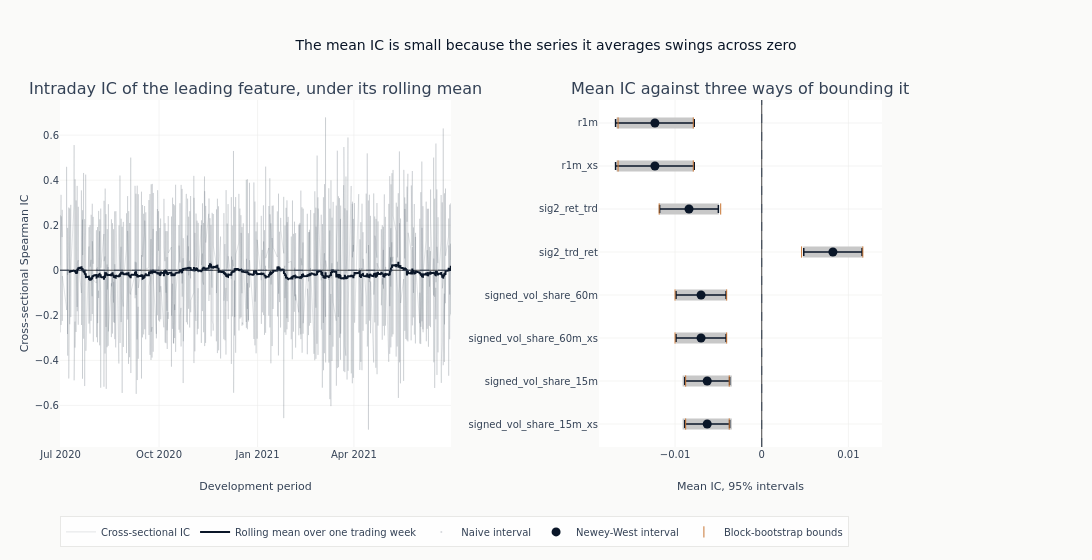

Write notebook code for a chart like this one.
### Code cell
if leader:
    leader_series = ic_timeseries[leader].with_columns(
        pl.col("ic").rolling_mean(IC_ROLLING_WINDOW).alias("rolling")
    )
    interval_features = list(reversed(leaders))
    interval_means = [ic_uncertainty[name]["mean_ic"] for name in interval_features]
    fig = make_subplots(
        rows=1,
        cols=2,
        column_widths=[0.58, 0.42],
        subplot_titles=(
            "Intraday IC of the leading feature, under its rolling mean",
            "Mean IC against three ways of bounding it",
        ),
        horizontal_spacing=0.18,
    )
    _ = fig.add_trace(
        go.Scatter(
            x=leader_series[DATE_COL],
            y=leader_series["ic"],
            mode="lines",
            line={"color": COLORS["neutral"], "width": 0.4},
            opacity=0.35,
            name="Cross-sectional IC",
        ),
        row=1,
        col=1,
    )
    _ = fig.add_trace(
        go.Scatter(
            x=leader_series[DATE_COL],
            y=leader_series["rolling"],
            mode="lines",
            line={"color": COLORS["blue"], "width": 2},
            name="Rolling mean over one trading week",
        ),
        row=1,
        col=1,
    )
    _ = fig.add_hline(
        y=0, line={"color": COLORS["neutral"], "width": 0.8, "dash": "dash"}, row=1, col=1
    )
    _ = fig.add_trace(
        go.Scatter(
            x=interval_means,
            y=interval_features,
            mode="markers",
            marker={"color": COLORS["neutral"], "size": 1, "opacity": 0.0},
            error_x=interval_arms(interval_features, "ci_naive_lower", "ci_naive_upper")
            | {"color": GRAY_FILLS["tertiary"], "thickness": 11, "width": 0},
            name="Naive interval",
        ),
        row=1,
        col=2,
    )
    _ = fig.add_trace(
        go.Scatter(
            x=interval_means,
            y=interval_features,
            mode="markers",
            marker={"color": COLORS["blue"], "size": 9},
            error_x=interval_arms(interval_features, "ci_hac_lower", "ci_hac_upper")
            | {"color": COLORS["blue"], "thickness": 1.5},
            name="Newey-West interval",
        ),
        row=1,
        col=2,
    )
    _ = fig.add_trace(
        go.Scatter(
            x=[ic_uncertainty[name][bound] for name in interval_features for bound in BOOT_BOUNDS],
            y=[name for name in interval_features for _ in BOOT_BOUNDS],
            mode="markers",
            marker={"color": COLORS["copper"], "size": 8, "symbol": "line-ns-open"},
            name="Block-bootstrap bounds",
        ),
        row=1,
        col=2,
    )
    _ = fig.add_vline(
        x=0, line={"color": COLORS["neutral"], "width": 0.8, "dash": "dash"}, row=1, col=2
    )
    fig.update_layout(
        title="The mean IC is small because the series it averages swings across zero",
        height=560,
        width=1150,
        margin={"l": 60, "r": 210},
        legend={"orientation": "h", "y": -0.2},
    )
    fig.update_yaxes(title_text="Cross-sectional Spearman IC", row=1, col=1)
    fig.update_xaxes(title_text="Development period", row=1, col=1)
    fig.update_xaxes(title_text="Mean IC, 95% intervals", row=1, col=2)
    show_plotly_with_alt(
        fig,
        "Two panels: the leading feature's cross-sectional information coefficient plotted through the development period with block-bootstrap bounds around it, and beside it the mean IC of each feature with its 95% interval.",
    )

### Figure 1 — Plotly figure (JSON) as saved in the notebook; plotly's stock layout.template omitted (floating-point values rounded to 4 significant figures; data arrays with more than 128 entries replaced by an {"elided": "..."} marker saying what was removed)
{"data": [{"line": {"color": "#334155", "width": 0.4}, "mode": "lines", "name": "Cross-sectional IC", "opacity": 0.35, "type": "scatter", "x": {"elided": "5255 str values"}, "xaxis": "x", "y": {"elided": "5255 float values"}, "yaxis": "y"}, {"line": {"color": "#0a1628", "width": 2}, "mode": "lines", "name": "Rolling mean over one trading week", "type": "scatter", "x": {"elided": "5255 str values"}, "xaxis": "x", "y": {"elided": "5255 float values"}, "yaxis": "y"}, {"error_x": {"array": [0.00284, 0.00284, 0.002922, 0.002922, 0.003436, 0.003449, 0.004438, 0.004438], "arrayminus": [0.00284, 0.00284, 0.002922, 0.002922, 0.003436, 0.003449, 0.004438, 0.004438], "color": "#c8c8c8", "symmetric": false, "thickness": 11, "type": "data", "width": 0}, "marker": {"color": "#334155", "opacity": 0.0, "size": 1}, "mode": "markers", "name": "Naive interval", "type": "scatter", "x": [-0.006292, -0.006292, -0.007004, -0.007004, 0.008213, -0.008393, -0.01233, -0.01233], "xaxis": "x2", "y": ["signed_vol_share_15m_xs", "signed_vol_share_15m", "signed_vol_share_60m_xs", "signed_vol_share_60m", "sig2_trd_ret", "sig2_ret_trd", "r1m_xs", "r1m"], "yaxis": "y2"}, {"error_x": {"array": [0.002587, 0.002587, 0.002892, 0.002892, 0.003366, 0.003391, 0.004538, 0.004538], "arrayminus": [0.002587, 0.002587, 0.002892, 0.002892, 0.003366, 0.003391, 0.004538, 0.004538], "color": "#0a1628", "symmetric": false, "thickness": 1.5, "type": "data"}, "marker": {"color": "#0a1628", "size": 9}, "mode": "markers", "name": "Newey-West interval", "type": "scatter", "x": [-0.006292, -0.006292, -0.007004, -0.007004, 0.008213, -0.008393, -0.01233, -0.01233], "xaxis": "x2", "y": ["signed_vol_share_15m_xs", "signed_vol_share_15m", "signed_vol_share_60m_xs", "signed_vol_share_60m", "sig2_trd_ret", "sig2_ret_trd", "r1m_xs", "r1m"], "yaxis": "y2"}, {"marker": {"color": "#C87533", "size": 8, "symbol": "line-ns-open"}, "mode": "markers", "name": "Block-bootstrap bounds", "type": "scatter", "x": [-0.008779, -0.003752, -0.008779, -0.003752, -0.01, -0.004046, -0.01, -0.004046, 0.0046, 0.01167, -0.01184, -0.004736, -0.01658, -0.007898, -0.01658, -0.007898], "xaxis": "x2", "y": ["signed_vol_share_15m_xs", "signed_vol_share_15m_xs", "signed_vol_share_15m", "signed_vol_share_15m", "signed_vol_share_60m_xs", "signed_vol_share_60m_xs", "signed_vol_share_60m", "signed_vol_share_60m", "sig2_trd_ret", "sig2_trd_ret", "sig2_ret_trd", "sig2_ret_trd", "r1m_xs", "r1m_xs", "r1m", "r1m"], "yaxis": "y2"}], "layout": {"annotations": [{"font": {"size": 16}, "showarrow": false, "text": "Intraday IC of the leading feature, under its rolling mean", "x": 0.2378, "xanchor": "center", "xref": "paper", "y": 1.0, "yanchor": "bottom", "yref": "paper"}, {"font": {"size": 16}, "showarrow": false, "text": "Mean IC against three ways of bounding it", "x": 0.8278, "xanchor": "center", "xref": "paper", "y": 1.0, "yanchor": "bottom", "yref": "paper"}], "height": 560, "legend": {"orientation": "h", "y": -0.2}, "margin": {"l": 60, "r": 210}, "shapes": [{"line": {"color": "#334155", "dash": "dash", "width": 0.8}, "type": "line", "x0": 0, "x1": 1, "xref": "x domain", "y0": 0, "y1": 0, "yref": "y"}, {"line": {"color": "#334155", "dash": "dash", "width": 0.8}, "type": "line", "x0": 0, "x1": 0, "xref": "x2", "y0": 0, "y1": 1, "yref": "y2 domain"}], "title": {"text": "The mean IC is small because the series it averages swings across zero"}, "width": 1150, "xaxis": {"anchor": "y", "domain": [0.0, 0.4756], "title": {"text": "Development period"}}, "xaxis2": {"anchor": "y2", "domain": [0.6556, 1.0], "title": {"text": "Mean IC, 95% intervals"}}, "yaxis": {"anchor": "x", "domain": [0.0, 1.0], "title": {"text": "Cross-sectional Spearman IC"}}, "yaxis2": {"anchor": "x2", "domain": [0.0, 1.0]}}}
